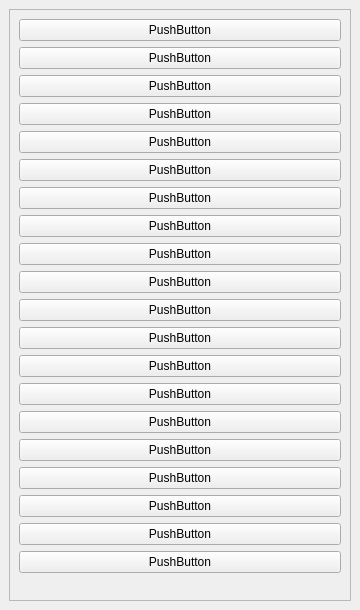
<?xml version="1.0" encoding="UTF-8"?>
<ui version="4.0">
 <class>UsingScene</class>
 <widget class="QMainWindow" name="UsingScene">
  <property name="geometry">
   <rect>
    <x>0</x>
    <y>0</y>
    <width>360</width>
    <height>610</height>
   </rect>
  </property>
  <property name="windowTitle">
   <string>MainWindow</string>
  </property>
  <widget class="QWidget" name="widget">
   <layout class="QVBoxLayout" name="verticalLayout_2">
    <item>
     <widget class="QScrollArea" name="scrollArea">
      <property name="widgetResizable">
       <bool>true</bool>
      </property>
      <widget class="QWidget" name="scrollAreaWidgetContents">
       <property name="geometry">
        <rect>
         <x>0</x>
         <y>0</y>
         <width>315</width>
         <height>715</height>
        </rect>
       </property>
       <layout class="QVBoxLayout" name="verticalLayout">
        <item>
         <widget class="QPushButton" name="pushButton">
          <property name="text">
           <string>PushButton</string>
          </property>
         </widget>
        </item>
        <item>
         <widget class="QPushButton" name="pushButton_2">
          <property name="text">
           <string>PushButton</string>
          </property>
         </widget>
        </item>
        <item>
         <widget class="QPushButton" name="pushButton_3">
          <property name="text">
           <string>PushButton</string>
          </property>
         </widget>
        </item>
        <item>
         <widget class="QPushButton" name="pushButton_4">
          <property name="text">
           <string>PushButton</string>
          </property>
         </widget>
        </item>
        <item>
         <widget class="QPushButton" name="pushButton_5">
          <property name="text">
           <string>PushButton</string>
          </property>
         </widget>
        </item>
        <item>
         <widget class="QPushButton" name="pushButton_6">
          <property name="text">
           <string>PushButton</string>
          </property>
         </widget>
        </item>
        <item>
         <widget class="QPushButton" name="pushButton_7">
          <property name="text">
           <string>PushButton</string>
          </property>
         </widget>
        </item>
        <item>
         <widget class="QPushButton" name="pushButton_8">
          <property name="text">
           <string>PushButton</string>
          </property>
         </widget>
        </item>
        <item>
         <widget class="QPushButton" name="pushButton_9">
          <property name="text">
           <string>PushButton</string>
          </property>
         </widget>
        </item>
        <item>
         <widget class="QPushButton" name="pushButton_10">
          <property name="text">
           <string>PushButton</string>
          </property>
         </widget>
        </item>
        <item>
         <widget class="QPushButton" name="pushButton_11">
          <property name="text">
           <string>PushButton</string>
          </property>
         </widget>
        </item>
        <item>
         <widget class="QPushButton" name="pushButton_12">
          <property name="text">
           <string>PushButton</string>
          </property>
         </widget>
        </item>
        <item>
         <widget class="QPushButton" name="pushButton_13">
          <property name="text">
           <string>PushButton</string>
          </property>
         </widget>
        </item>
        <item>
         <widget class="QPushButton" name="pushButton_14">
          <property name="text">
           <string>PushButton</string>
          </property>
         </widget>
        </item>
        <item>
         <widget class="QPushButton" name="pushButton_15">
          <property name="text">
           <string>PushButton</string>
          </property>
         </widget>
        </item>
        <item>
         <widget class="QPushButton" name="pushButton_16">
          <property name="text">
           <string>PushButton</string>
          </property>
         </widget>
        </item>
        <item>
         <widget class="QPushButton" name="pushButton_17">
          <property name="text">
           <string>PushButton</string>
          </property>
         </widget>
        </item>
        <item>
         <widget class="QPushButton" name="pushButton_18">
          <property name="text">
           <string>PushButton</string>
          </property>
         </widget>
        </item>
        <item>
         <widget class="QPushButton" name="pushButton_20">
          <property name="text">
           <string>PushButton</string>
          </property>
         </widget>
        </item>
        <item>
         <widget class="QPushButton" name="pushButton_19">
          <property name="text">
           <string>PushButton</string>
          </property>
         </widget>
        </item>
       </layout>
      </widget>
     </widget>
    </item>
   </layout>
  </widget>
 </widget>
 <resources/>
 <connections/>
</ui>
